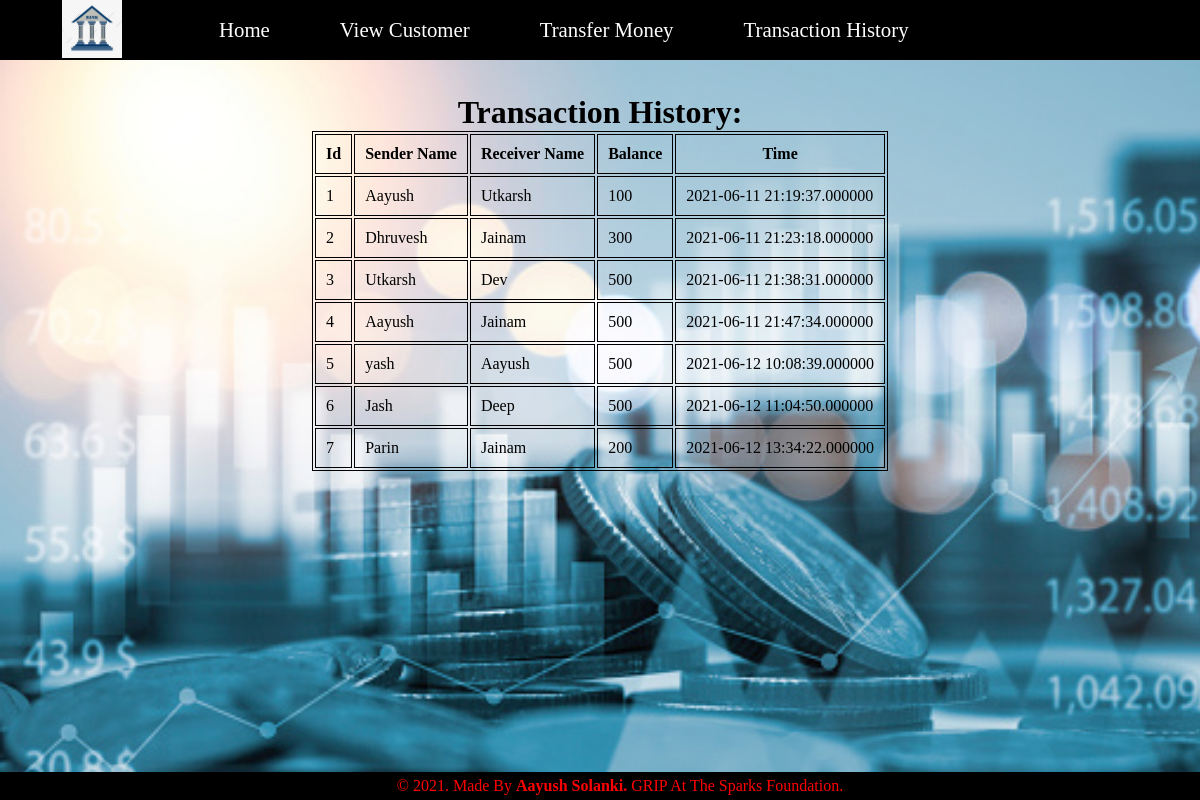
/transaction_history.php, run on the app's committed database.
### tables this page shows
CREATE TABLE `history` (
  `id` int(10) NOT NULL,
  `sendername` varchar(50) NOT NULL,
  `receivername` varchar(50) NOT NULL,
  `amount` int(50) NOT NULL,
  `time` datetime(6) NOT NULL
);

### transaction_history.php (the view, shortened to what this page needs)
<?php
include "navbar.php";
include "connection.php";
$sql = "SELECT * FROM history";
$result = $conn->query($sql);
?>
<!DOCTYPE html>
<html lang="en">
<head>
    <link rel="stylesheet" href="style.css">
</head>
<body>
  <div id="history">
            <h1 class="center">Transaction History:</h1>
            <table align="center" class="centertable">
                <thead>
                    <tr>
                        <th>Id</th>
                        <th>Sender Name</th>
                        <th>Receiver Name</th>
                        <th>Balance</th>
                        <th>Time</th>
                    </tr>
                </thead>
                <tbody>
<?php
while($rows =mysqli_fetch_assoc($result)){
?>
            <tr>
                <td><?php echo $rows["id"] ?></td>
                <td><?php echo $rows["sendername"] ?></td>
                <td><?php echo $rows["receivername"] ?></td>
                <td><?php echo $rows["amount"] ?></td>
                <td><?php echo $rows["time"] ?></td>
            </tr>
    <?php } ?>
                </tbody>
            </table>
        </div>
    </body>
</html>
<?php
include "footer.php";
?>

### style.css (style rules this page uses)
* { margin:0px; padding:0px; }
.center { text-align:center; }
.centertable { margin-left: auto; margin-right: auto; border: 1px solid black; }
td,th { border: 1px solid black; padding: 10px; }

### transaction_history.php (style rules this page uses)
body { background-image: url('./img/bg2.jpg'); background-repeat: no-repeat; background-attachment: fixed; background-size: cover; }
#history { padding: 34px 23px; }

### data on the page
history: id "1", sendername "Aayush", receivername "Utkarsh", amount "100", time "2021-06-11 21:19:37.000000"
history: id "2", sendername "Dhruvesh", receivername "Jainam", amount "300", time "2021-06-11 21:23:18.000000"
history: id "3", sendername "Utkarsh", receivername "Dev", amount "500", time "2021-06-11 21:38:31.000000"
history: id "4", sendername "Aayush", receivername "Jainam", amount "500", time "2021-06-11 21:47:34.000000"
history: id "5", sendername "yash", receivername "Aayush", amount "500", time "2021-06-12 10:08:39.000000"
history: id "6", sendername "Jash", receivername "Deep", amount "500", time "2021-06-12 11:04:50.000000"
history: id "7", sendername "Parin", receivername "Jainam", amount "200", time "2021-06-12 13:34:22.000000"
